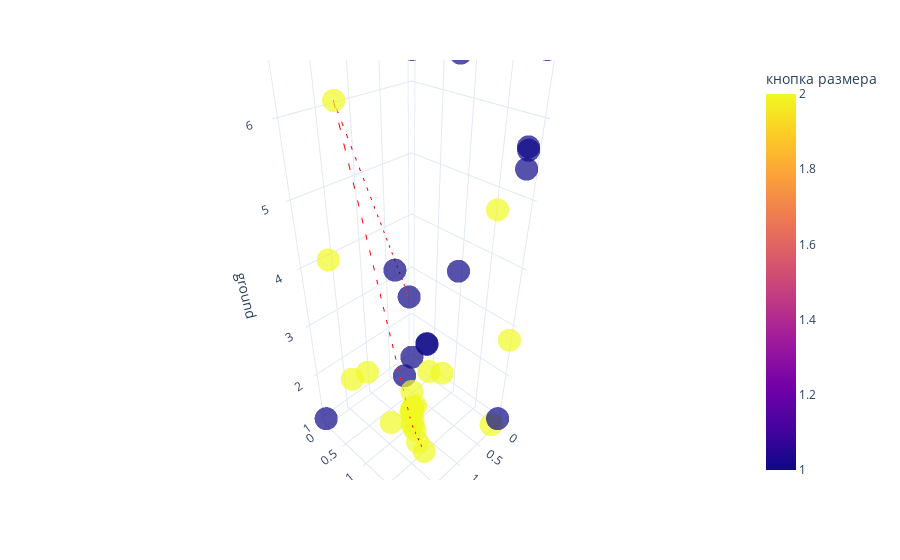

The notebook cell this image was saved under:
### Code cell
fig = px.scatter_3d(steps_df, x='coffee', y='size', z='ground', 
                    color='кнопка размера', 
                    opacity=0.7, 
                    color_discrete_sequence=px.colors.qualitative.Alphabet)
# this is best path, plot it as a  directional line in 3d
best_option = steps_df.iloc[prob.ibest_seq].drop_duplicates()
# Create the line plot
gradient = best_option.index

line_plot = px.line_3d(best_option, x='coffee', y='size', z='ground')
line_plot['data'][0]['line']['color'] = '#FF0000'
line_plot['data'][0]['line']['dash'] = 'dash'
fig.add_trace(line_plot.data[0])
fig.update_layout(title='')

fig.update_layout(template='plotly_white')

go.Figure(fig).show()

### Figure 1 — Plotly figure (JSON) as saved in the notebook; plotly's stock layout.template omitted (floating-point values rounded to 4 significant figures)
{"data": [{"hovertemplate": "coffee=%{x}<br>size=%{y}<br>ground=%{z}<br>кнопка размера=%{marker.color}<extra></extra>", "legendgroup": "", "marker": {"color": [1, 1, 2, 2, 2, 1, 2, 1, 1, 2, 2, 2, 1, 2, 2, 2, 2, 2, 1, 2, 1, 2, 2, 1, 1, 2, 2, 1, 2, 2, 2, 2, 1, 1, 1, 1, 1, 2, 2, 2, 2], "coloraxis": "coloraxis", "opacity": 0.7, "symbol": "circle"}, "mode": "markers", "name": "", "scene": "scene", "showlegend": false, "type": "scatter3d", "x": [0.4639, 0.7011, 1.857, 1.67, 1.564, 0.8555, 1.266, 1.15, 0.1688, 0.3043, 1.264, 1.258, 1.2, 1.225, 1.214, 1.165, 1.211, 1.175, 0.1845, 1.186, 0.1234, 1.164, 1.213, 0.7197, 2.0, 0.0, 2.0, 0.0, 0.0, 0.172, 0.02989, 0.0, 0.7562, 0.1123, 0.0, 2.0, 0.03181, 1.244, 1.305, 1.675, 1.761], "y": [0.4042, 1.023, 0.7836, 0.09786, 0.2285, 1.514, 1.272, 0.8352, 1.976, 1.755, 1.333, 1.388, 1.044, 1.21, 1.227, 1.245, 1.211, 1.204, 2.0, 1.21, 1.955, 1.165, 1.214, 1.038, 2.0, 0.0, 2.0, 0.0, 2.0, 2.0, 0.7843, 2.0, 1.582, 2.0, 2.0, 0.0, 0.0, 1.571, 1.575, 1.249, 0.8808], "z": [2.924, 2.489, 6.338, 4.052, 1.781, 6.727, 1.324, 3.994, 5.729, 4.916, 1.261, 1.004, 2.201, 1.554, 1.612, 1.665, 1.612, 1.283, 5.479, 1.62, 5.671, 1.44, 1.592, 2.527, 7.0, 6.823, 3.273, 1.0, 7.0, 1.0, 1.182, 2.756, 4.153, 6.722, 1.0, 1.0, 7.0, 2.72, 1.0, 1.735, 2.574]}, {"hovertemplate": "coffee=%{x}<br>size=%{y}<br>ground=%{z}<extra></extra>", "legendgroup": "", "line": {"color": "#FF0000", "dash": "dash"}, "marker": {"symbol": "circle"}, "mode": "lines", "name": "", "scene": "scene", "showlegend": false, "type": "scatter3d", "x": [0.4639, 1.857, 1.266, 1.305], "y": [0.4042, 0.7836, 1.272, 1.575], "z": [2.924, 6.338, 1.324, 1.0]}], "layout": {"coloraxis": {"colorbar": {"title": {"text": "кнопка размера"}}, "colorscale": [[0.0, "#0d0887"], [0.1111, "#46039f"], [0.2222, "#7201a8"], [0.3333, "#9c179e"], [0.4444, "#bd3786"], [0.5556, "#d8576b"], [0.6667, "#ed7953"], [0.7778, "#fb9f3a"], [0.8889, "#fdca26"], [1.0, "#f0f921"]]}, "legend": {"tracegroupgap": 0}, "margin": {"t": 60}, "scene": {"domain": {"x": [0.0, 1.0], "y": [0.0, 1.0]}, "xaxis": {"title": {"text": "coffee"}}, "yaxis": {"title": {"text": "size"}}, "zaxis": {"title": {"text": "ground"}}}, "title": {"text": ""}}}
